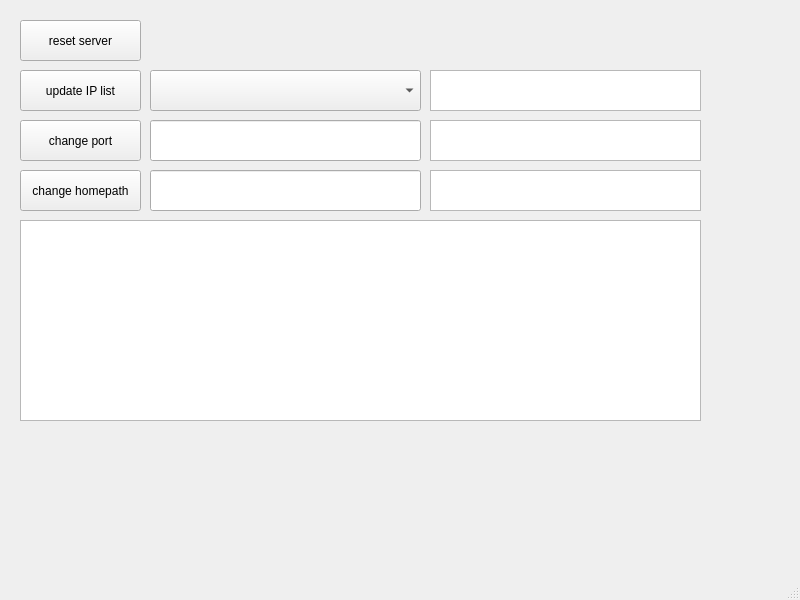
<?xml version="1.0" encoding="UTF-8"?>
<ui version="4.0">
 <class>MainWindow</class>
 <widget class="QMainWindow" name="MainWindow">
  <property name="geometry">
   <rect>
    <x>0</x>
    <y>0</y>
    <width>800</width>
    <height>600</height>
   </rect>
  </property>
  <property name="windowTitle">
   <string>MainWindow</string>
  </property>
  <widget class="QWidget" name="centralwidget">
   <widget class="QPushButton" name="pushButtonIP">
    <property name="geometry">
     <rect>
      <x>20</x>
      <y>70</y>
      <width>121</width>
      <height>41</height>
     </rect>
    </property>
    <property name="text">
     <string>update IP list</string>
    </property>
   </widget>
   <widget class="QPushButton" name="pushButtonPort">
    <property name="geometry">
     <rect>
      <x>20</x>
      <y>120</y>
      <width>121</width>
      <height>41</height>
     </rect>
    </property>
    <property name="text">
     <string>change port</string>
    </property>
   </widget>
   <widget class="QPushButton" name="pushButtonPath">
    <property name="geometry">
     <rect>
      <x>20</x>
      <y>170</y>
      <width>121</width>
      <height>41</height>
     </rect>
    </property>
    <property name="text">
     <string>change homepath</string>
    </property>
   </widget>
   <widget class="QLineEdit" name="lineEditPath">
    <property name="geometry">
     <rect>
      <x>150</x>
      <y>170</y>
      <width>271</width>
      <height>41</height>
     </rect>
    </property>
   </widget>
   <widget class="QLineEdit" name="lineEditPort">
    <property name="geometry">
     <rect>
      <x>150</x>
      <y>120</y>
      <width>271</width>
      <height>41</height>
     </rect>
    </property>
   </widget>
   <widget class="QTextBrowser" name="textBrowser">
    <property name="geometry">
     <rect>
      <x>20</x>
      <y>220</y>
      <width>681</width>
      <height>201</height>
     </rect>
    </property>
   </widget>
   <widget class="QTextBrowser" name="textBrowserPath">
    <property name="geometry">
     <rect>
      <x>430</x>
      <y>170</y>
      <width>271</width>
      <height>41</height>
     </rect>
    </property>
   </widget>
   <widget class="QTextBrowser" name="textBrowserPort">
    <property name="geometry">
     <rect>
      <x>430</x>
      <y>120</y>
      <width>271</width>
      <height>41</height>
     </rect>
    </property>
   </widget>
   <widget class="QTextBrowser" name="textBrowserIP">
    <property name="geometry">
     <rect>
      <x>430</x>
      <y>70</y>
      <width>271</width>
      <height>41</height>
     </rect>
    </property>
   </widget>
   <widget class="QPushButton" name="pushButtonReset">
    <property name="geometry">
     <rect>
      <x>20</x>
      <y>20</y>
      <width>121</width>
      <height>41</height>
     </rect>
    </property>
    <property name="text">
     <string>reset server</string>
    </property>
   </widget>
   <widget class="QComboBox" name="comboBoxIP">
    <property name="geometry">
     <rect>
      <x>150</x>
      <y>70</y>
      <width>271</width>
      <height>41</height>
     </rect>
    </property>
   </widget>
  </widget>
  <widget class="QMenuBar" name="menubar">
   <property name="geometry">
    <rect>
     <x>0</x>
     <y>0</y>
     <width>800</width>
     <height>17</height>
    </rect>
   </property>
  </widget>
  <widget class="QStatusBar" name="statusbar"/>
 </widget>
 <resources/>
 <connections/>
</ui>
